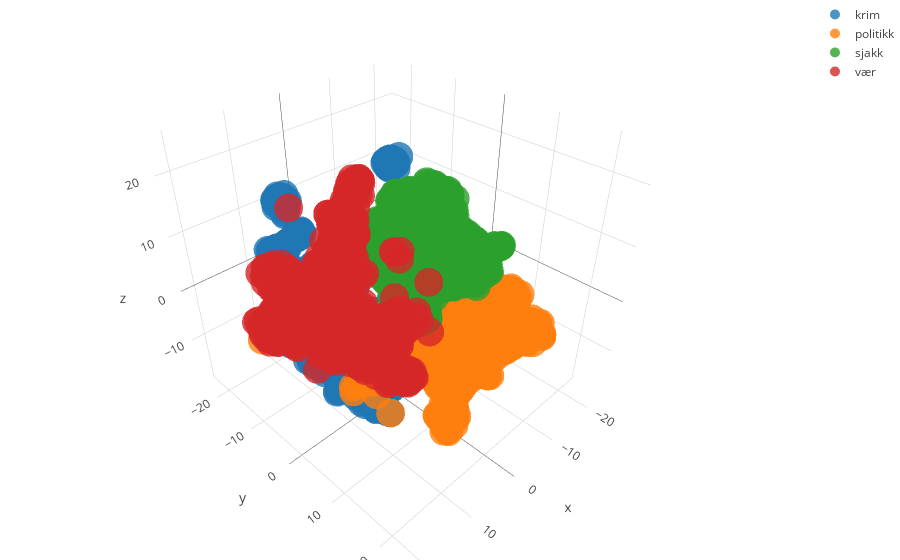

Notebook cell for this chart:
### Markdown cell above
## Plotting the texts

### Code cell
plot_tsne(df, "text", "category", vec)

### Figure 1 — Plotly figure (JSON) as saved in the notebook; plotly's stock layout.template omitted (floating-point values rounded to 4 significant figures; data arrays with more than 128 entries replaced by an {"elided": "..."} marker saying what was removed)
{"data": [{"marker": {"opacity": 0.8, "size": 10, "symbol": "circle"}, "mode": "markers", "name": "krim", "type": "scatter3d", "uid": "3021d68f-c3bb-4068-80e8-1646918c4235", "x": {"elided": "1100 float values"}, "y": {"elided": "1100 float values"}, "z": {"elided": "1100 float values"}}, {"marker": {"opacity": 0.8, "size": 10, "symbol": "circle"}, "mode": "markers", "name": "politikk", "type": "scatter3d", "uid": "71aed807-38ff-445f-a355-06069920a5d2", "x": {"elided": "1100 float values"}, "y": {"elided": "1100 float values"}, "z": {"elided": "1100 float values"}}, {"marker": {"opacity": 0.8, "size": 10, "symbol": "circle"}, "mode": "markers", "name": "sjakk", "type": "scatter3d", "uid": "583a5c4a-73ad-4eb4-95d2-d70df3070c4c", "x": {"elided": "1100 float values"}, "y": {"elided": "1100 float values"}, "z": {"elided": "1100 float values"}}, {"marker": {"opacity": 0.8, "size": 10, "symbol": "circle"}, "mode": "markers", "name": "vær", "type": "scatter3d", "uid": "86917fd1-11bf-4f60-b0c7-4239ea322e81", "x": {"elided": "1100 float values"}, "y": {"elided": "1100 float values"}, "z": {"elided": "1100 float values"}}], "layout": {"margin": {"b": 0, "l": 0, "r": 0, "t": 0}}}
